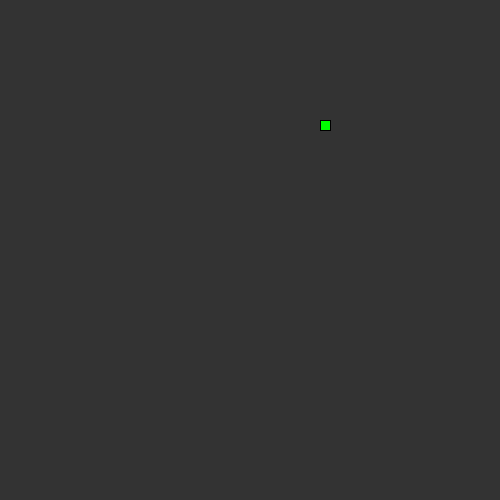
Frame 1 (no input)
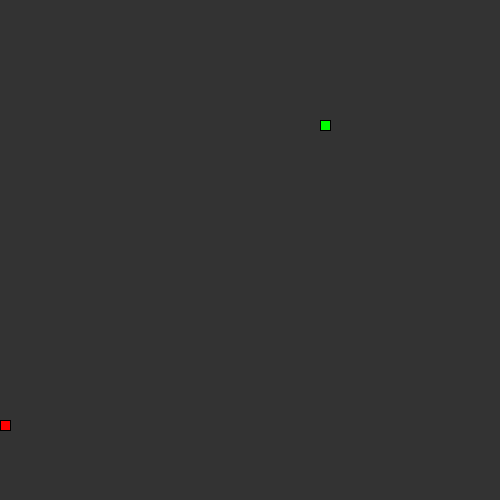
Frame 60 (the mouse pressed at the canvas centre just before this capture)
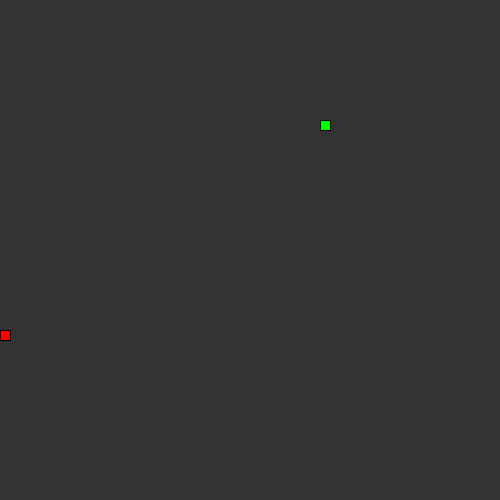
Frame 120 (the mouse held since frame 60 and released just before this capture)

The Processing sketch that drew these frames (run headless with seeded random() and noise(); from frame 60 on, the mouse is pressed at the canvas centre):

// Processing sketch: LeagueSnake
// ── LeagueSnake.pde
//*
// ***** SEGMENT CLASS *****
// This class will be used to represent each part of the moving snake.
//*

class Segment {

  //Add x and y member variables. They will hold the corner location of each segment of the snake.
  int x=0;
  int y=0;
  // Add a constructor with parameters to initialize each variable.
  Segment(int x, int y) {
    this.x=x;
    this.y=y;
  }
}
//*
// ***** GAME VARIABLES *****
// All the game variables that will be shared by the game methods are here
//*
ArrayList<Segment> segments = new ArrayList<Segment>(); 
Segment head;     
int foodX=0;
int foodY=0;
//*
// ***** SETUP METHODS *****
// These methods are called at the start of the game.
//*
void setup() {
  size(500, 500);
  head = new Segment(0, 0);
  frameRate(20);
  dropFood();
}
void dropFood() {
  //Set the food in a new random location
  foodX = ((int)random(50)*10);
  foodY = ((int)random(50)*10);
}
//*
// ***** DRAW METHODS *****
// These methods are used to draw the snake and its food 
//*
void draw() {
  background(51);
  drawFood();
  move();
  drawSnake();
  eat();
}
void drawFood() {
  //Draw the food
  fill(0, 255, 0);
  square(foodX, foodY, 10);
}

void drawSnake() {
  //Draw the head of the snake followed by its tail
  fill(255, 0, 0);
  square(head.x, head.y, 10);
  manageTail();
}


//*
// ***** TAIL MANAGEMENT METHODS *****
// These methods make sure the tail is the correct length.
//*

void drawTail() {
  //Draw each segment of the tail
  for(Segment s : segments){
    square(s.x,s.y,10);
}
}
void manageTail() {
  //After drawing the tail, add a new segment at the "start" of the tail and remove the one at the "end" 
  //This produces the illusion of the snake tail moving.
  checkTailCollision();
  drawTail();
  segments.add(new Segment(head.x, head.y));
  segments.remove(0);
}

void checkTailCollision() {
  //If the snake crosses its own tail, shrink the tail back to one segment
  for(Segment s: segments){
   if(s.x == head.x && s.y == head.y){
    foodEaten = 1;
    segments = new ArrayList<Segment>();
    segments.add(new Segment(head.x, head.y));
   }
  }
}


//*
// ***** CONTROL METHODS *****
// These methods are used to change what is happening to the snake
//*
int direction = UP;
int foodEaten=0;
void keyPressed() {
  //Set the direction of the snake according to the arrow keys pressed
  if (key == CODED) {
    if (keyCode == UP && direction != DOWN) {
      direction = UP;
    } else if (keyCode == DOWN && direction != UP) {
      direction = DOWN;
    } else if (keyCode == RIGHT&& direction != LEFT) {
      direction = RIGHT;
    } else if (keyCode == LEFT&& direction != RIGHT) {
      direction = LEFT;
    }
  }
}

void move() {
  //Change the location of the Snake head based on the direction it is moving.
  switch(direction) {
  case UP:
    head.y -= 10;
    break;
  case DOWN:
    head.y +=10;
    break;
  case LEFT:
    head.x -= 10;
    break;
  case RIGHT:
    head.x += 10;
    break;
  }
  checkBoundaries();
}

void checkBoundaries() {
  //If the snake leaves the frame, make it reappear on the other side
  if (head.x > width && direction == RIGHT) {
    head.x = 0;
  } else if (head.x < 0 && direction == LEFT) {
    head.x = width;
  } else if (head.y > height && direction == DOWN) {
    head.y = 0;
  } else if (head.y < 0 && direction == UP) {
    head.y = height;
  }
}

void eat() {
  //When the snake eats the food, its tail should grow and more food appear
  if (head.x == foodX && head.y == foodY) {
    foodEaten ++;
    dropFood();
    segments.add(new Segment(head.x, head.y));
  }
}
